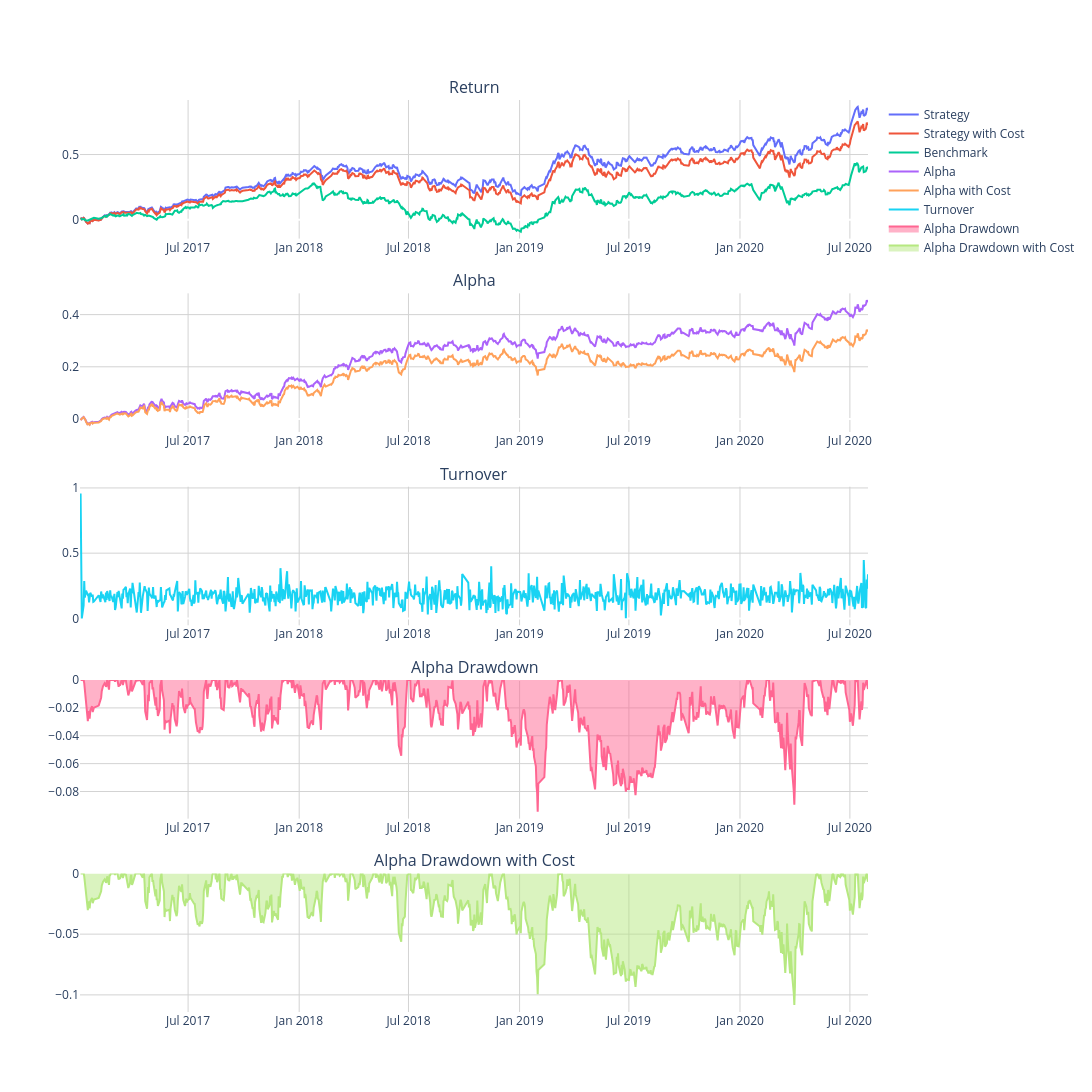

The code cell stored with this chart in its notebook:
### Code cell
# 显示超额收益分析结果
engine.show_performance(benchmark_symbol=index_symbol)

### Figure 1 — Plotly figure (JSON) as saved in the notebook; plotly's stock layout.template omitted (floating-point values rounded to 4 significant figures; data arrays with more than 128 entries replaced by an {"elided": "..."} marker saying what was removed)
{"data": [{"mode": "lines", "name": "Strategy", "type": "scatter", "x": {"elided": "871 str values"}, "xaxis": "x", "y": {"elided": "871 float values"}, "yaxis": "y"}, {"mode": "lines", "name": "Strategy with Cost", "type": "scatter", "x": {"elided": "871 str values"}, "xaxis": "x", "y": {"elided": "871 float values"}, "yaxis": "y"}, {"mode": "lines", "name": "Benchmark", "type": "scatter", "x": {"elided": "871 str values"}, "xaxis": "x", "y": {"elided": "871 float values"}, "yaxis": "y"}, {"mode": "lines", "name": "Alpha", "type": "scatter", "x": {"elided": "871 str values"}, "xaxis": "x2", "y": {"elided": "871 float values"}, "yaxis": "y2"}, {"mode": "lines", "name": "Alpha with Cost", "type": "scatter", "x": {"elided": "871 str values"}, "xaxis": "x2", "y": {"elided": "871 float values"}, "yaxis": "y2"}, {"name": "Turnover", "type": "scatter", "x": {"elided": "871 str values"}, "xaxis": "x3", "y": {"elided": "871 float values"}, "yaxis": "y3"}, {"fill": "tozeroy", "mode": "lines", "name": "Alpha Drawdown", "type": "scatter", "x": {"elided": "871 str values"}, "xaxis": "x4", "y": {"elided": "871 float values"}, "yaxis": "y4"}, {"fill": "tozeroy", "mode": "lines", "name": "Alpha Drawdown with Cost", "type": "scatter", "x": {"elided": "871 str values"}, "xaxis": "x5", "y": {"elided": "871 float values"}, "yaxis": "y5"}], "layout": {"annotations": [{"font": {"size": 16}, "showarrow": false, "text": "Return", "x": 0.5, "xanchor": "center", "xref": "paper", "y": 1, "yanchor": "bottom", "yref": "paper"}, {"font": {"size": 16}, "showarrow": false, "text": "Alpha", "x": 0.5, "xanchor": "center", "xref": "paper", "y": 0.788, "yanchor": "bottom", "yref": "paper"}, {"font": {"size": 16}, "showarrow": false, "text": "Turnover", "x": 0.5, "xanchor": "center", "xref": "paper", "y": 0.576, "yanchor": "bottom", "yref": "paper"}, {"font": {"size": 16}, "showarrow": false, "text": "Alpha Drawdown", "x": 0.5, "xanchor": "center", "xref": "paper", "y": 0.364, "yanchor": "bottom", "yref": "paper"}, {"font": {"size": 16}, "showarrow": false, "text": "Alpha Drawdown with Cost", "x": 0.5, "xanchor": "center", "xref": "paper", "y": 0.152, "yanchor": "bottom", "yref": "paper"}], "height": 1500, "paper_bgcolor": "white", "plot_bgcolor": "white", "width": 1200, "xaxis": {"anchor": "y", "domain": [0, 1], "gridcolor": "LightGray", "gridwidth": 1, "showgrid": true}, "xaxis2": {"anchor": "y2", "domain": [0, 1], "gridcolor": "LightGray", "gridwidth": 1, "showgrid": true}, "xaxis3": {"anchor": "y3", "domain": [0, 1], "gridcolor": "LightGray", "gridwidth": 1, "showgrid": true}, "xaxis4": {"anchor": "y4", "domain": [0, 1], "gridcolor": "LightGray", "gridwidth": 1, "showgrid": true}, "xaxis5": {"anchor": "y5", "domain": [0, 1], "gridcolor": "LightGray", "gridwidth": 1, "showgrid": true}, "yaxis": {"anchor": "x", "domain": [0.848, 1], "gridcolor": "LightGray", "gridwidth": 1, "showgrid": true}, "yaxis2": {"anchor": "x2", "domain": [0.636, 0.788], "gridcolor": "LightGray", "gridwidth": 1, "showgrid": true}, "yaxis3": {"anchor": "x3", "domain": [0.424, 0.576], "gridcolor": "LightGray", "gridwidth": 1, "showgrid": true}, "yaxis4": {"anchor": "x4", "domain": [0.212, 0.364], "gridcolor": "LightGray", "gridwidth": 1, "showgrid": true}, "yaxis5": {"anchor": "x5", "domain": [0, 0.152], "gridcolor": "LightGray", "gridwidth": 1, "showgrid": true}}}
